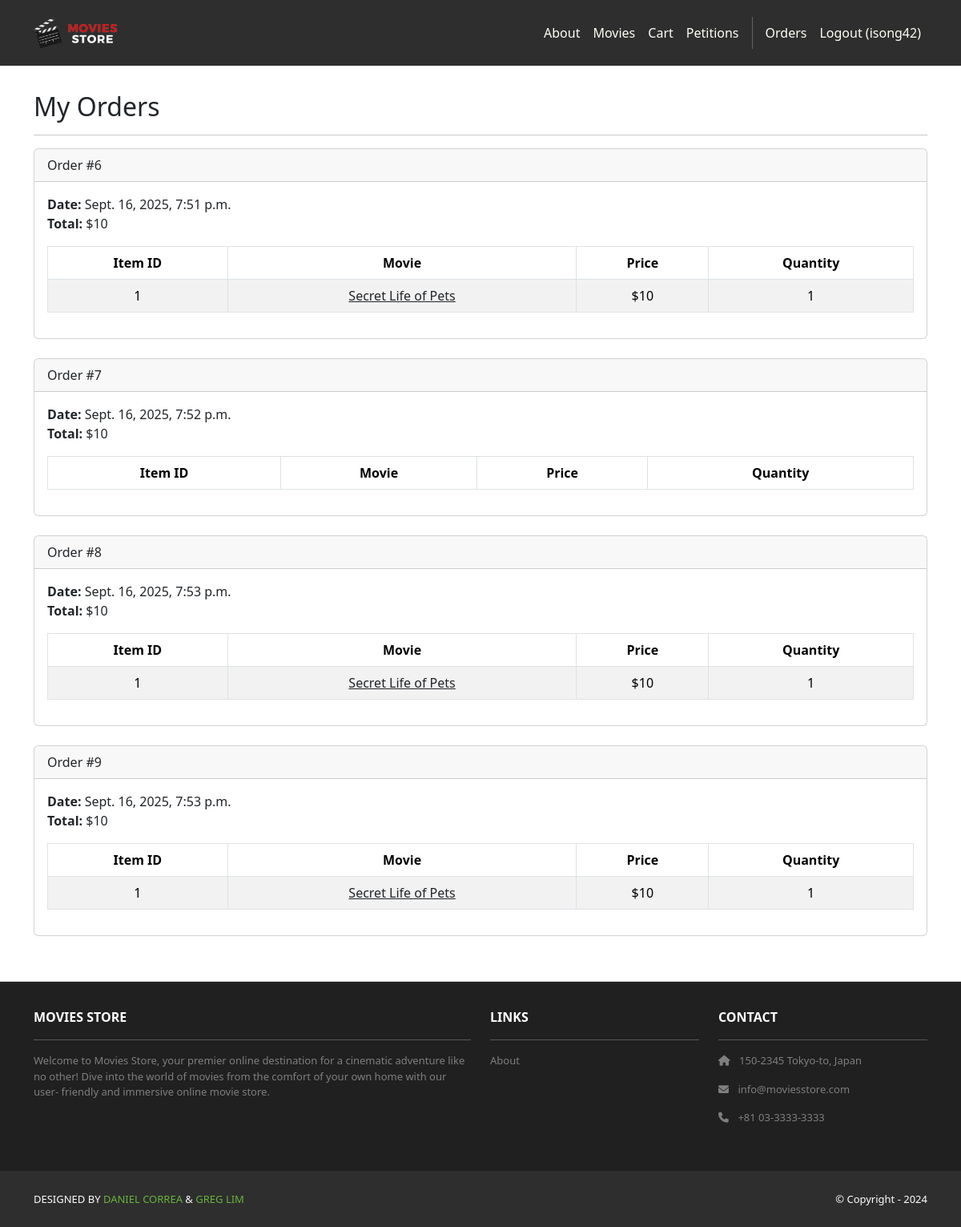
Page /accounts/orders/ (signed in) on the committed database.
### cart/models.py (models this page shows, shortened)
class Order(models.Model):
    id = models.AutoField(primary_key=True)
    total = models.IntegerField()
    date = models.DateTimeField(auto_now_add=True)
    user = models.ForeignKey(User, on_delete=models.CASCADE)

class Item(models.Model):
    id = models.AutoField(primary_key=True)
    price = models.IntegerField()
    quantity = models.IntegerField()
    order = models.ForeignKey(Order, on_delete=models.CASCADE)
    movie = models.ForeignKey(Movie, on_delete=models.CASCADE)

### movies/models.py (models this page shows, shortened)
class Movie(models.Model): # controls model properties
    id = models.AutoField(primary_key=True)
    name = models.CharField(max_length=255)
    price = models.IntegerField()
    description = models.TextField()
    image = models.ImageField(upload_to='movie_images/')
    amount_left = models.PositiveIntegerField(default=1) #new

### accounts/views.py (the view)
# urls.py: path('orders/', views.orders, name='accounts.orders'),
@login_required
def orders(request):
    template_data = {}
    template_data['title'] = 'Orders'
    template_data['orders'] = request.user.order_set.all()
    return render(request, 'accounts/orders.html',
        {'template_data': template_data})

### accounts/templates/accounts/orders.html
{% extends 'base.html' %}
{% block content %}
<div class="p-3">
    <div class="container">
        <div class="row mt-3">
            <div class="col mx-auto mb-3">
                <h2>My Orders</h2>
                <hr />
                {% for order in template_data.orders %}
                <div class="card mb-4">
                    <div class="card-header">Order #{{ order.id }}</div>
                    <div class="card-body">
                        <b>Date:</b> {{ order.date }}<br />
                        <b>Total:</b> ${{ order.total }}<br />
                        <table class="table table-bordered table-striped text-center mt-3">
                        <thead>
                            <tr>
                            <th scope="col">Item ID</th>
                            <th scope="col">Movie</th>
                            <th scope="col">Price</th>
                            <th scope="col">Quantity</th>
                            </tr>
                        </thead>
                        <tbody>
                            {% for item in order.item_set.all %}
                            <tr>
                            <td>{{ item.movie.id }}</td>
                            <td>
                                <a class="link-dark"href="{% url 'movies.show' id=item.movie.id %}">{{ item.movie.name }}</a>
                            </td>
                            <td>${{ item.movie.price }}</td>
                            <td>{{ item.quantity }}</td>
                            </tr>
                            {% endfor %}
                        </tbody>
                        </table>
                    </div>
                </div>
                {% endfor %}
            </div>
        </div>
    </div>
</div>
{% endblock content %}

### moviesstore/templates/base.html (shortened to what this page needs)
<!DOCTYPE html>
<html>
    {% load static %}
  <head>
    <link href= "https://cdn.jsdelivr.net/npm/bootstrap@5.3.3/dist/css/bootstrap.min.css" rel="stylesheet">
    <link rel="stylesheet"  href="https://cdnjs.cloudflare.com/ajax/libs/font-awesome/6.1.1/css/all.min.css">
    <link rel="stylesheet" type="text/css" href="{% static 'css/style.css' %}">
  </head>
  <body>
    <nav class="p-3 navbar navbar-dark bg-dark navbar-expand-lg">
        <div class="container">
            <a class="navbar-brand"
                href="{% url 'home.index' %}">
                <img src="{% static 'img/logo.png' %}" alt="logo" height="40" />
            </a>
            <div class="collapse navbar-collapse" id="navbarNavAltMarkup">
                <div class="navbar-nav ms-auto navbar-ml">
                    <a class="nav-link" href="{% url 'home.about' %}">About</a>
                    <a class="nav-link" href="{% url 'movies.index' %}">Movies</a>
                    <a class="nav-link" href="{% url 'cart.index' %}">Cart</a>
                    <a class="nav-link" href="{% url 'petition.index' %}">Petitions</a>
                    {% if user.is_authenticated %}
                    <a class="nav-link" href="{% url 'accounts.orders' %}">Orders</a>
                    <a class="nav-link" href="{% url 'accounts.logout' %}">Logout ({{user.username }})</a>
                    {% else %}
                    <a class="nav-link" href="{% url 'accounts.login' %}">Login</a>
                    <a class="nav-link" href="{% url 'accounts.signup' %}">Sign Up</a>
                    {% endif %}
                </div>
            </div>
        </div>
    </nav>
    <div>
      {% block content %}
      {% endblock content %}
    </div>
    <section class="p-3 ms-footer d-none d-md-block mt-auto border-top py-3">
        <div class="container">
            <div class="row mt-3 text-white">
                <div class="col-md-6 col-lg-6 col-xl-6
                    mx-auto mb-4">
                <b>MOVIES STORE</b>
                <hr />
                <p>
                    Welcome to Movies Store, your premier online
                    destination for a cinematic adventure like no
                    other! Dive into the world of movies from the
                    comfort of your own home with our user-
                    friendly and immersive online movie store.
                </p>
                </div>
                <div class="col-md-3 col-lg-3 col-xl-3 mx-auto mb-4">
                <b>LINKS</b>
                <hr />
                <p><a class="nav-link" href="{% url 'home.about' %}">
                    About
                </a></p>
                </div>
                <div class="col-md-3 col-lg-3 col-xl-3 mx-auto mb-4">
                    <b>CONTACT</b>
                    <hr />
                    <p><i class="fas fa-home me-2"></i>
                        150-2345 Tokyo-to, Japan
                    </p>
                    <p><i class="fas fa-envelope me-2"></i>
                        info@moviesstore.com
                    </p>
                    <p><i class="fas fa-phone me-2"></i>
                                +81 03-3333-3333
                    </p>
                </div>
            </div>
        </div>
    </section>
    <section class="p-3 ms-footer-bottom bg-dark">
        <div class="container d-flex justify-content-between">
            <div class="me-5 text-white">
                <span>DESIGNED BY
                    <a href="https://www.x.com/danielgarax" target="_blank">DANIEL CORREA</a> &
                    <a href="https://www.x.com/greglim81" target="_blank">GREG LIM</a>
                </span>
            </div>
            <div class="text-white">
                <span>© Copyright - 2024</span>
            </div>
        </div>
    </section>
  </body>
</html>

### moviesstore/static/css/style.css (style rules this page uses)
.navbar a.nav-link { color: #FFFEF6 !important; }
.bg-dark { background-color: #2E2E2E !important; }
.ms-footer { background-color: #202020; }
.ms-footer p { color: #7F7F7F; font-size: 13px; }
.ms-footer-bottom span { font-size: 13px; line-height: 38px; }
.ms-footer-bottom a { color: #6ab43e; text-decoration: none; }

### rows in the picture
Order: id "6", date "Sept. 16, 2025, 7:51 p.m.", total "10"
Item: movie.id "1", movie.name "Secret Life of Pets", movie.price "10", quantity "1"
Order: id "7", date "Sept. 16, 2025, 7:52 p.m.", total "10"
Order: id "8", date "Sept. 16, 2025, 7:53 p.m.", total "10"
Item: movie.id "1", movie.name "Secret Life of Pets", movie.price "10", quantity "1"
Order: id "9", date "Sept. 16, 2025, 7:53 p.m.", total "10"
Item: movie.id "1", movie.name "Secret Life of Pets", movie.price "10", quantity "1"

### other values in the picture
{{ user.username }} "isong42"
